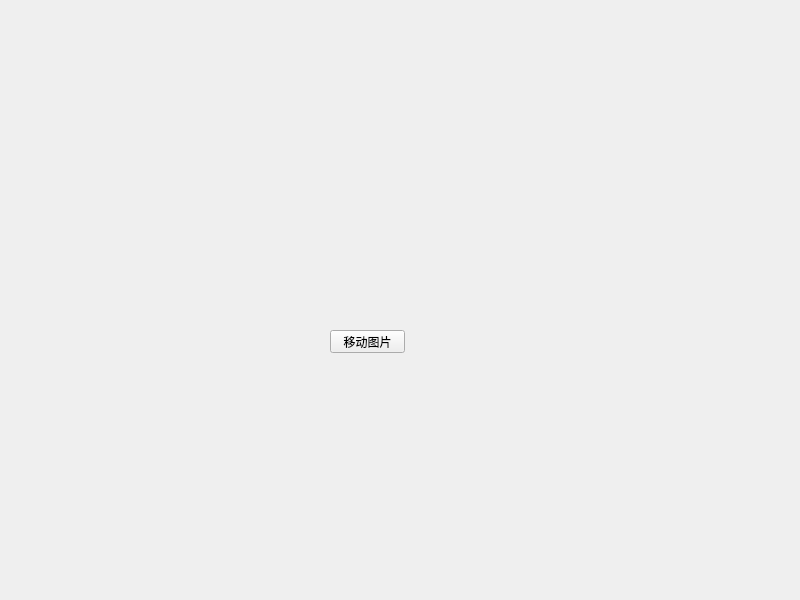
<?xml version="1.0" encoding="UTF-8"?>
<ui version="4.0">
 <class>Widget</class>
 <widget class="QWidget" name="Widget">
  <property name="geometry">
   <rect>
    <x>0</x>
    <y>0</y>
    <width>800</width>
    <height>600</height>
   </rect>
  </property>
  <property name="windowTitle">
   <string>Widget</string>
  </property>
  <widget class="QPushButton" name="btnMove">
   <property name="geometry">
    <rect>
     <x>330</x>
     <y>330</y>
     <width>75</width>
     <height>23</height>
    </rect>
   </property>
   <property name="text">
    <string>移动图片</string>
   </property>
  </widget>
 </widget>
 <resources/>
 <connections/>
</ui>
